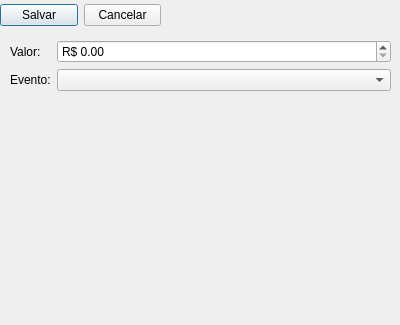
<?xml version="1.0" encoding="UTF-8"?>
<ui version="4.0">
 <class>Dialog</class>
 <widget class="QDialog" name="Dialog">
  <property name="geometry">
   <rect>
    <x>0</x>
    <y>0</y>
    <width>400</width>
    <height>325</height>
   </rect>
  </property>
  <property name="windowTitle">
   <string>Cadastro de Receita - Eventos</string>
  </property>
  <widget class="QWidget" name="horizontalLayoutWidget">
   <property name="geometry">
    <rect>
     <x>0</x>
     <y>0</y>
     <width>161</width>
     <height>31</height>
    </rect>
   </property>
   <layout class="QHBoxLayout" name="horizontalLayout">
    <item>
     <widget class="QPushButton" name="pushButtonSalvar">
      <property name="text">
       <string>Salvar</string>
      </property>
     </widget>
    </item>
    <item>
     <widget class="QPushButton" name="pushButtonCancelar">
      <property name="text">
       <string>Cancelar</string>
      </property>
     </widget>
    </item>
   </layout>
  </widget>
  <widget class="QWidget" name="formLayoutWidget">
   <property name="geometry">
    <rect>
     <x>10</x>
     <y>40</y>
     <width>381</width>
     <height>52</height>
    </rect>
   </property>
   <layout class="QFormLayout" name="formLayout">
    <item row="0" column="0">
     <widget class="QLabel" name="labelValor">
      <property name="text">
       <string>Valor:</string>
      </property>
     </widget>
    </item>
    <item row="0" column="1">
     <widget class="QDoubleSpinBox" name="doubleSpinBoxValor">
      <property name="prefix">
       <string>R$ </string>
      </property>
      <property name="maximum">
       <double>10000000000.000000000000000</double>
      </property>
     </widget>
    </item>
    <item row="1" column="0">
     <widget class="QLabel" name="labelEvento">
      <property name="text">
       <string>Evento:</string>
      </property>
     </widget>
    </item>
    <item row="1" column="1">
     <widget class="QComboBox" name="comboBoxEvento"/>
    </item>
   </layout>
  </widget>
 </widget>
 <tabstops>
  <tabstop>doubleSpinBoxValor</tabstop>
  <tabstop>comboBoxEvento</tabstop>
  <tabstop>pushButtonSalvar</tabstop>
  <tabstop>pushButtonCancelar</tabstop>
 </tabstops>
 <resources/>
 <connections/>
</ui>
